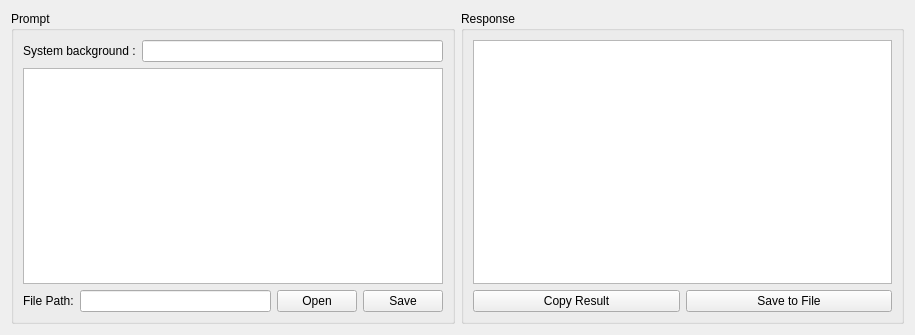
<?xml version="1.0" encoding="UTF-8"?>
<ui version="4.0">
 <class>Form</class>
 <widget class="QWidget" name="Form">
  <property name="geometry">
   <rect>
    <x>0</x>
    <y>0</y>
    <width>915</width>
    <height>335</height>
   </rect>
  </property>
  <property name="windowTitle">
   <string>Form</string>
  </property>
  <layout class="QVBoxLayout" name="verticalLayout">
   <item>
    <layout class="QHBoxLayout" name="horizontalLayout">
     <item>
      <widget class="QGroupBox" name="groupBoxPrompt">
       <property name="title">
        <string>Prompt</string>
       </property>
       <layout class="QHBoxLayout" name="horizontalLayout_2">
        <item>
         <layout class="QVBoxLayout" name="verticalLayout_2">
          <item>
           <layout class="QHBoxLayout" name="horizontalLayout_4">
            <item>
             <widget class="QLabel" name="labelSystem">
              <property name="text">
               <string>System background :</string>
              </property>
             </widget>
            </item>
            <item>
             <widget class="QLineEdit" name="lineEditPromptSystem"/>
            </item>
           </layout>
          </item>
          <item>
           <widget class="QPlainTextEdit" name="plainTextEditPrompt"/>
          </item>
          <item>
           <layout class="QHBoxLayout" name="horizontalLayout_5">
            <item>
             <widget class="QLabel" name="labelPromptFilePath">
              <property name="text">
               <string>File Path:</string>
              </property>
             </widget>
            </item>
            <item>
             <widget class="QLineEdit" name="lineEditPromptFilePath">
              <property name="readOnly">
               <bool>true</bool>
              </property>
             </widget>
            </item>
            <item>
             <widget class="QPushButton" name="pushButtonPromptOpen">
              <property name="text">
               <string>Open</string>
              </property>
             </widget>
            </item>
            <item>
             <widget class="QPushButton" name="pushButtonPromptSave">
              <property name="text">
               <string>Save</string>
              </property>
             </widget>
            </item>
           </layout>
          </item>
         </layout>
        </item>
       </layout>
      </widget>
     </item>
     <item>
      <widget class="QGroupBox" name="groupBoxResponse">
       <property name="title">
        <string>Response</string>
       </property>
       <layout class="QHBoxLayout" name="horizontalLayout_3">
        <item>
         <layout class="QVBoxLayout" name="verticalLayout_3">
          <item>
           <widget class="QPlainTextEdit" name="plainTextEditResponse"/>
          </item>
          <item>
           <layout class="QHBoxLayout" name="horizontalLayout_6">
            <item>
             <widget class="QPushButton" name="pushButtonCopyResult">
              <property name="text">
               <string>Copy Result</string>
              </property>
             </widget>
            </item>
            <item>
             <widget class="QPushButton" name="pushButtonSaveToFile">
              <property name="text">
               <string>Save to File</string>
              </property>
             </widget>
            </item>
           </layout>
          </item>
         </layout>
        </item>
       </layout>
      </widget>
     </item>
    </layout>
   </item>
  </layout>
 </widget>
 <resources/>
 <connections/>
</ui>
